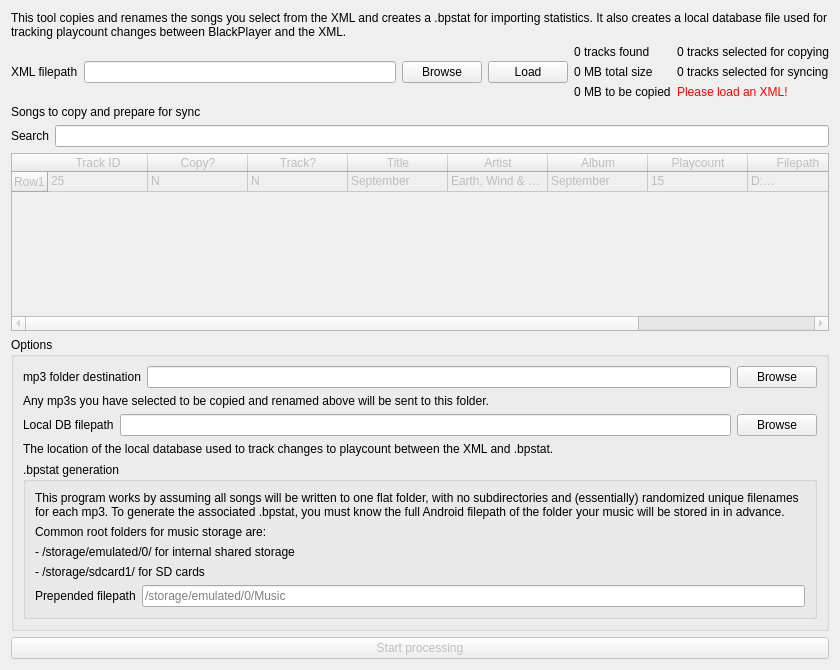
<?xml version="1.0" encoding="UTF-8"?>
<ui version="4.0">
 <class>first_time_window</class>
 <widget class="QWidget" name="first_time_window">
  <property name="geometry">
   <rect>
    <x>0</x>
    <y>0</y>
    <width>840</width>
    <height>670</height>
   </rect>
  </property>
  <property name="windowTitle">
   <string>First-time Sync Setup</string>
  </property>
  <layout class="QVBoxLayout" name="verticalLayout_3">
   <item>
    <widget class="QLabel" name="label_2">
     <property name="text">
      <string>This tool copies and renames the songs you select from the XML and creates a .bpstat for importing statistics. It also creates a local database file used for tracking playcount changes between BlackPlayer and the XML.</string>
     </property>
     <property name="wordWrap">
      <bool>true</bool>
     </property>
    </widget>
   </item>
   <item>
    <layout class="QHBoxLayout" name="horizontalLayout_6">
     <item>
      <layout class="QHBoxLayout" name="horizontalLayout_5">
       <item>
        <widget class="QLabel" name="label">
         <property name="text">
          <string>XML filepath</string>
         </property>
        </widget>
       </item>
       <item>
        <widget class="QLineEdit" name="xml_path_lineedit"/>
       </item>
       <item>
        <widget class="QPushButton" name="xml_browse_button">
         <property name="text">
          <string>Browse</string>
         </property>
        </widget>
       </item>
       <item>
        <widget class="QPushButton" name="xml_load_button">
         <property name="text">
          <string>Load</string>
         </property>
        </widget>
       </item>
       <item>
        <layout class="QGridLayout" name="gridLayout">
         <item row="0" column="1">
          <widget class="QLabel" name="tracks_copycount_label">
           <property name="text">
            <string>0 tracks selected for copying</string>
           </property>
          </widget>
         </item>
         <item row="1" column="1">
          <widget class="QLabel" name="tracks_synccount_label">
           <property name="text">
            <string>0 tracks selected for syncing</string>
           </property>
          </widget>
         </item>
         <item row="1" column="0">
          <widget class="QLabel" name="tracks_totalsize_label">
           <property name="text">
            <string>0 MB total size</string>
           </property>
          </widget>
         </item>
         <item row="0" column="0">
          <widget class="QLabel" name="tracks_found_label">
           <property name="text">
            <string>0 tracks found</string>
           </property>
          </widget>
         </item>
         <item row="2" column="0">
          <widget class="QLabel" name="tracks_copysize_label">
           <property name="text">
            <string>0 MB to be copied</string>
           </property>
          </widget>
         </item>
         <item row="2" column="1">
          <widget class="QLabel" name="tracks_error_label">
           <property name="styleSheet">
            <string notr="true">color:red</string>
           </property>
           <property name="text">
            <string>Please load an XML!</string>
           </property>
          </widget>
         </item>
        </layout>
       </item>
      </layout>
     </item>
    </layout>
   </item>
   <item>
    <widget class="QLabel" name="label_8">
     <property name="text">
      <string>Songs to copy and prepare for sync</string>
     </property>
    </widget>
   </item>
   <item>
    <layout class="QHBoxLayout" name="horizontalLayout_4">
     <item>
      <widget class="QLabel" name="label_18">
       <property name="text">
        <string>Search</string>
       </property>
      </widget>
     </item>
     <item>
      <widget class="QLineEdit" name="table_filter_lineedit"/>
     </item>
    </layout>
   </item>
   <item>
    <widget class="QTableWidget" name="songs_table">
     <property name="enabled">
      <bool>false</bool>
     </property>
     <attribute name="horizontalHeaderDefaultSectionSize">
      <number>100</number>
     </attribute>
     <attribute name="horizontalHeaderMinimumSectionSize">
      <number>40</number>
     </attribute>
     <attribute name="horizontalHeaderShowSortIndicator" stdset="0">
      <bool>true</bool>
     </attribute>
     <attribute name="horizontalHeaderStretchLastSection">
      <bool>true</bool>
     </attribute>
     <attribute name="verticalHeaderDefaultSectionSize">
      <number>20</number>
     </attribute>
     <attribute name="verticalHeaderMinimumSectionSize">
      <number>20</number>
     </attribute>
     <attribute name="verticalHeaderShowSortIndicator" stdset="0">
      <bool>false</bool>
     </attribute>
     <attribute name="verticalHeaderStretchLastSection">
      <bool>false</bool>
     </attribute>
     <row>
      <property name="text">
       <string>Row1</string>
      </property>
     </row>
     <column>
      <property name="text">
       <string>Track ID</string>
      </property>
     </column>
     <column>
      <property name="text">
       <string>Copy?</string>
      </property>
     </column>
     <column>
      <property name="text">
       <string>Track?</string>
      </property>
     </column>
     <column>
      <property name="text">
       <string>Title</string>
      </property>
     </column>
     <column>
      <property name="text">
       <string>Artist</string>
      </property>
     </column>
     <column>
      <property name="text">
       <string>Album</string>
      </property>
     </column>
     <column>
      <property name="text">
       <string>Playcount</string>
      </property>
     </column>
     <column>
      <property name="text">
       <string>Filepath</string>
      </property>
     </column>
     <column>
      <property name="text">
       <string>Trimmed?</string>
      </property>
     </column>
     <item row="0" column="0">
      <property name="text">
       <string>25</string>
      </property>
     </item>
     <item row="0" column="1">
      <property name="text">
       <string>N</string>
      </property>
     </item>
     <item row="0" column="2">
      <property name="text">
       <string>N</string>
      </property>
     </item>
     <item row="0" column="3">
      <property name="text">
       <string>September</string>
      </property>
     </item>
     <item row="0" column="4">
      <property name="text">
       <string>Earth, Wind &amp; Fire</string>
      </property>
     </item>
     <item row="0" column="5">
      <property name="text">
       <string>September</string>
      </property>
     </item>
     <item row="0" column="6">
      <property name="text">
       <string>15</string>
      </property>
     </item>
     <item row="0" column="7">
      <property name="text">
       <string>D:\Music\september.mp3</string>
      </property>
     </item>
     <item row="0" column="8">
      <property name="text">
       <string>Yes (0:00.012 - 3:36.150)</string>
      </property>
     </item>
    </widget>
   </item>
   <item>
    <widget class="QGroupBox" name="groupBox">
     <property name="title">
      <string>Options</string>
     </property>
     <layout class="QVBoxLayout" name="verticalLayout_2">
      <item>
       <layout class="QHBoxLayout" name="horizontalLayout">
        <item>
         <widget class="QLabel" name="label_9">
          <property name="text">
           <string>mp3 folder destination</string>
          </property>
         </widget>
        </item>
        <item>
         <widget class="QLineEdit" name="mp3_path_lineedit"/>
        </item>
        <item>
         <widget class="QPushButton" name="mp3_browse_button">
          <property name="text">
           <string>Browse</string>
          </property>
         </widget>
        </item>
       </layout>
      </item>
      <item>
       <widget class="QLabel" name="label_16">
        <property name="text">
         <string>Any mp3s you have selected to be copied and renamed above will be sent to this folder.</string>
        </property>
       </widget>
      </item>
      <item>
       <layout class="QHBoxLayout" name="horizontalLayout_2">
        <item>
         <widget class="QLabel" name="label_10">
          <property name="text">
           <string>Local DB filepath</string>
          </property>
         </widget>
        </item>
        <item>
         <widget class="QLineEdit" name="db_path_lineedit"/>
        </item>
        <item>
         <widget class="QPushButton" name="db_browse_button">
          <property name="text">
           <string>Browse</string>
          </property>
         </widget>
        </item>
       </layout>
      </item>
      <item>
       <widget class="QLabel" name="label_17">
        <property name="text">
         <string>The location of the local database used to track changes to playcount between the XML and .bpstat.</string>
        </property>
       </widget>
      </item>
      <item>
       <widget class="QGroupBox" name="groupBox_2">
        <property name="title">
         <string>.bpstat generation</string>
        </property>
        <layout class="QVBoxLayout" name="verticalLayout">
         <item>
          <widget class="QLabel" name="label_12">
           <property name="text">
            <string>This program works by assuming all songs will be written to one flat folder, with no subdirectories and (essentially) randomized unique filenames for each mp3. To generate the associated .bpstat, you must know the full Android filepath of the folder your music will be stored in in advance.</string>
           </property>
           <property name="wordWrap">
            <bool>true</bool>
           </property>
          </widget>
         </item>
         <item>
          <widget class="QLabel" name="label_13">
           <property name="text">
            <string>Common root folders for music storage are:</string>
           </property>
           <property name="wordWrap">
            <bool>true</bool>
           </property>
          </widget>
         </item>
         <item>
          <widget class="QLabel" name="label_14">
           <property name="text">
            <string>- /storage/emulated/0/ for internal shared storage</string>
           </property>
           <property name="wordWrap">
            <bool>true</bool>
           </property>
          </widget>
         </item>
         <item>
          <widget class="QLabel" name="label_15">
           <property name="text">
            <string>- /storage/sdcard1/ for SD cards</string>
           </property>
           <property name="wordWrap">
            <bool>true</bool>
           </property>
          </widget>
         </item>
         <item>
          <layout class="QHBoxLayout" name="horizontalLayout_3">
           <item>
            <widget class="QLabel" name="label_11">
             <property name="text">
              <string>Prepended filepath</string>
             </property>
            </widget>
           </item>
           <item>
            <widget class="QLineEdit" name="bpstat_path_lineedit">
             <property name="placeholderText">
              <string>/storage/emulated/0/Music</string>
             </property>
            </widget>
           </item>
          </layout>
         </item>
        </layout>
       </widget>
      </item>
     </layout>
    </widget>
   </item>
   <item>
    <widget class="QPushButton" name="start_button">
     <property name="enabled">
      <bool>false</bool>
     </property>
     <property name="text">
      <string>Start processing</string>
     </property>
    </widget>
   </item>
  </layout>
 </widget>
 <resources/>
 <connections/>
</ui>
